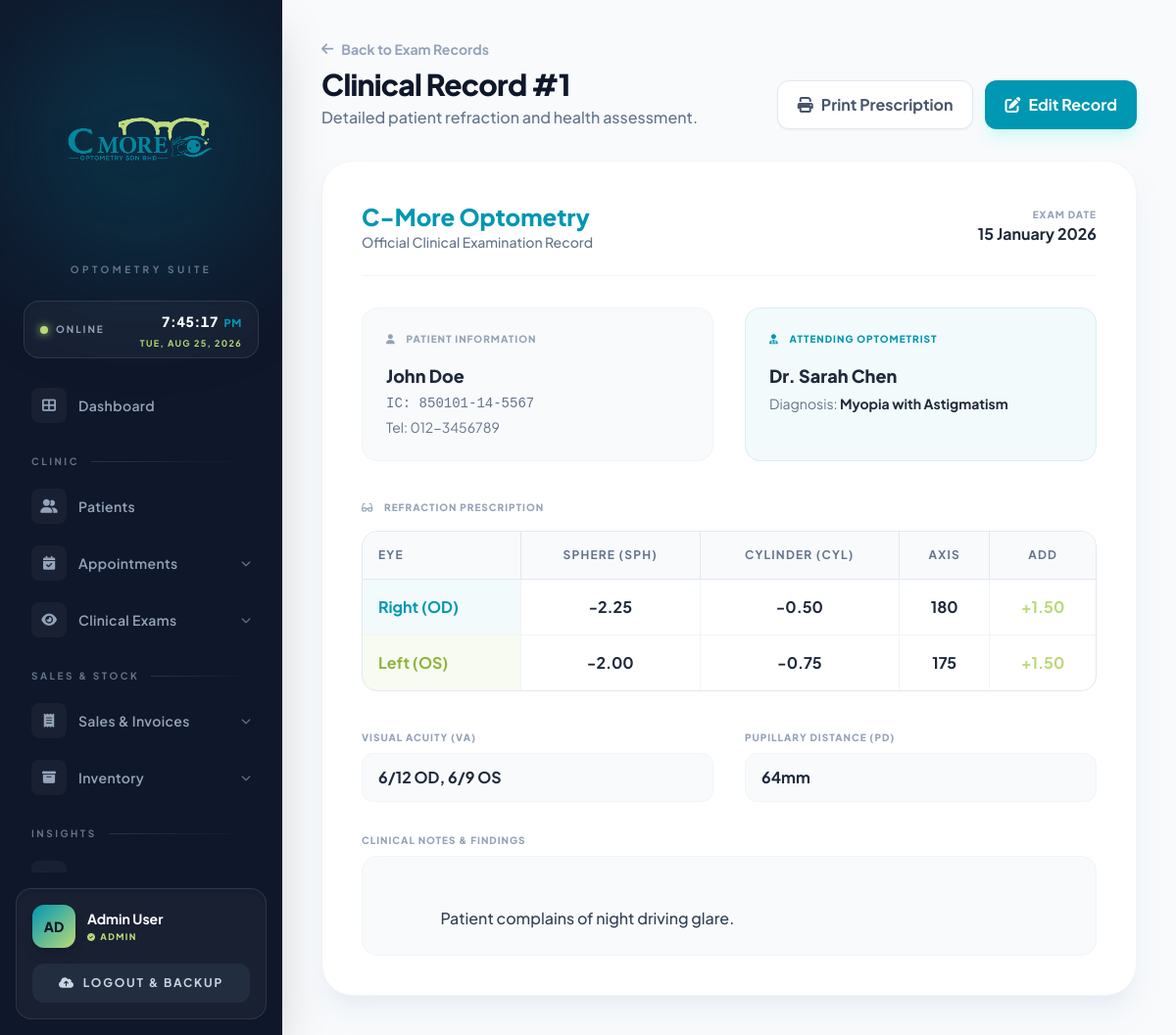
Page /exam_view.php?id=1 (signed in) on the earlier database version.
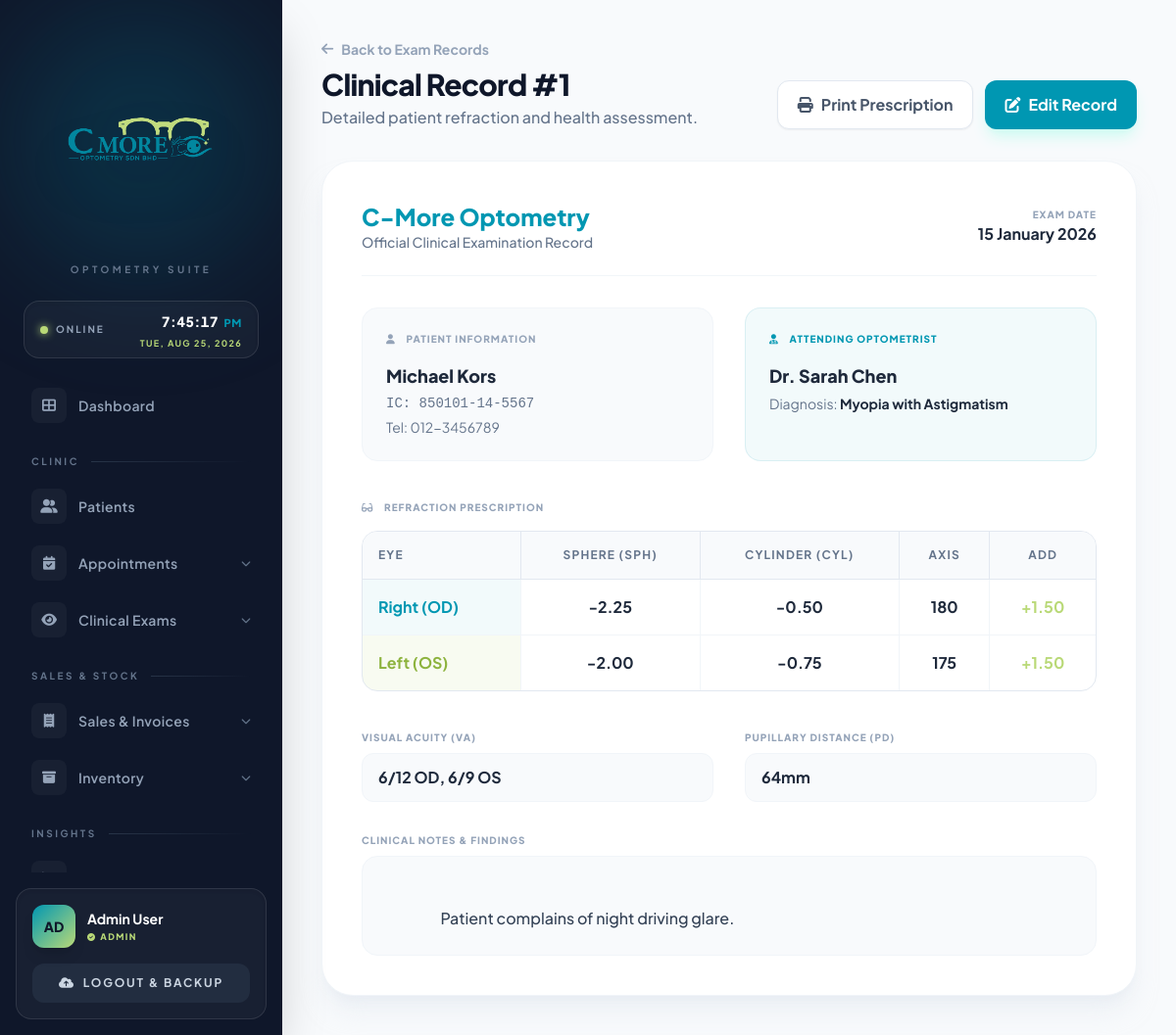
Same page on the later database version.
### tables this page shows
CREATE TABLE `eye_examination` (
  `EXAM_ID` int(11) NOT NULL AUTO_INCREMENT,
  `PATIENT_ID` int(11) NOT NULL,
  `OPTOMETRIST_ID` int(11) NOT NULL,
  `EXAM_DATE` date NOT NULL,
  `VISUAL_ACUITY_RESULTS` text DEFAULT NULL,
  `PRESCRIPTION_RESULT` text DEFAULT NULL,
  `RE_SPH` varchar(10) DEFAULT NULL,
  `RE_CYL` varchar(10) DEFAULT NULL,
  `RE_AXIS` varchar(10) DEFAULT NULL,
  `RE_ADD` varchar(10) DEFAULT NULL,
  `LE_SPH` varchar(10) DEFAULT NULL,
  `LE_CYL` varchar(10) DEFAULT NULL,
  `LE_AXIS` varchar(10) DEFAULT NULL,
  `LE_ADD` varchar(10) DEFAULT NULL,
  `PD` varchar(10) DEFAULT NULL,
  `CLINICAL_NOTES` text DEFAULT NULL,
  PRIMARY KEY (`EXAM_ID`),
  KEY `fk_exam_patient` (`PATIENT_ID`),
  KEY `fk_exam_optom` (`OPTOMETRIST_ID`),
  CONSTRAINT `fk_exam_optom` FOREIGN KEY (`OPTOMETRIST_ID`) REFERENCES `user` (`USER_ID`) ON DELETE CASCADE,
  CONSTRAINT `fk_exam_patient` FOREIGN KEY (`PATIENT_ID`) REFERENCES `patient` (`PATIENT_ID`) ON DELETE CASCADE
);

CREATE TABLE `patient` (
  `PATIENT_ID` int(11) NOT NULL AUTO_INCREMENT,
  `NAME` varchar(100) NOT NULL,
  `IC_NUMBER` varchar(20) DEFAULT NULL,
  `PHONE_NUMBER` varchar(20) DEFAULT NULL,
  `ADDRESS` text DEFAULT NULL,
  `REGISTRATION_DATE` date NOT NULL,
  `CONNECTION_RELATIONSHIP` varchar(100) DEFAULT NULL,
  `FOLLOW_UP_INTERVAL` varchar(50) DEFAULT NULL,
  `COMPLAINTS` text DEFAULT NULL,
  PRIMARY KEY (`PATIENT_ID`),
  UNIQUE KEY `IC_NUMBER` (`IC_NUMBER`)
);

CREATE TABLE `user` (
  `USER_ID` int(11) NOT NULL AUTO_INCREMENT,
  `NAME` varchar(100) NOT NULL,
  `EMAIL` varchar(100) NOT NULL,
  `PASSWORD` varchar(255) NOT NULL,
  `ROLE` varchar(50) NOT NULL,
  `FIRST_LOGIN_OTP` tinyint(1) DEFAULT 1,
  PRIMARY KEY (`USER_ID`),
  UNIQUE KEY `EMAIL` (`EMAIL`)
);

### exam_view.php (the view, shortened to what the changed rows need)
<?php
include('config.php');
$exam_id = mysqli_real_escape_string($conn, $_GET['id']);
$query = "SELECT e.*, p.NAME as PATIENT_NAME, p.IC_NUMBER, p.PHONE_NUMBER, u.NAME as OPTOMETRIST_NAME
          FROM eye_examination e
          JOIN patient p ON e.PATIENT_ID = p.PATIENT_ID
          JOIN user u ON e.OPTOMETRIST_ID = u.USER_ID
          WHERE e.EXAM_ID = '$exam_id'";
$result = mysqli_query($conn, $query);
$exam = mysqli_fetch_assoc($result);
?>
<!DOCTYPE html>
<html lang="en">
<head>
    <script src="https://cdn.tailwindcss.com"></script>
    <link rel="stylesheet" href="https://cdnjs.cloudflare.com/ajax/libs/font-awesome/6.0.0/css/all.min.css">
</head>
<body class="bg-[#f8fafc] text-slate-900 flex h-screen overflow-hidden">
    <?php include('sidebar.php'); ?>
    <main class="flex-1 ml-72 h-screen overflow-y-auto p-10 custom-scrollbar">
        <div class="mb-8 flex justify-between items-end no-print">
            <div>
                <a href="exam.php" class="text-sm font-bold text-slate-400 hover:text-[#0097B2] transition flex items-center mb-2">
                    <i class="fa-solid fa-arrow-left mr-2"></i> Back to Exam Records
                </a>
                <h1 class="text-3xl font-black tracking-tight text-slate-900">Clinical Record #<?php echo $exam['EXAM_ID']; ?></h1>
                <p class="text-slate-500 font-medium mt-1">Detailed patient refraction and health assessment.</p>
            </div>
        </div>
        <div class="bg-white p-10 rounded-[2rem] shadow-xl shadow-slate-200/50 border border-slate-100">
            <div class="border-b border-slate-100 pb-6 mb-8 flex justify-between items-center">
                <div>
                    <h2 class="text-2xl font-black text-[#0097B2]">C-More Optometry</h2>
                </div>
                <div class="text-right">
                    <p class="text-[10px] uppercase tracking-widest font-black text-slate-400">Exam Date</p>
                    <p class="font-bold text-slate-800"><?php echo date('d F Y', strtotime($exam['EXAM_DATE'])); ?></p>
                </div>
            </div>
            <div class="grid grid-cols-2 gap-8 mb-10">
                <div class="bg-slate-50 p-6 rounded-2xl border border-slate-100">
                    <p class="text-[10px] uppercase tracking-widest font-black text-slate-400 mb-4"><i class="fa-solid fa-user mr-2"></i> Patient Information</p>
                    <p class="text-lg font-black text-slate-800"><?php echo htmlspecialchars($exam['PATIENT_NAME']); ?></p>
                    <p class="text-sm text-slate-500 font-mono mt-1">IC: <?php echo htmlspecialchars($exam['IC_NUMBER']); ?></p>
                    <p class="text-sm text-slate-500 mt-1">Tel: <?php echo htmlspecialchars($exam['PHONE_NUMBER'] ?? 'N/A'); ?></p>
                </div>
                <div class="bg-[#0097B2]/5 p-6 rounded-2xl border border-[#0097B2]/10">
                    <p class="text-[10px] uppercase tracking-widest font-black text-[#0097B2] mb-4"><i class="fa-solid fa-user-doctor mr-2"></i> Attending Optometrist</p>
                    <p class="text-lg font-black text-slate-800"><?php echo htmlspecialchars($exam['OPTOMETRIST_NAME']); ?></p>
                    <p class="text-sm text-slate-500 mt-1">Diagnosis: <span class="font-bold text-slate-800"><?php echo htmlspecialchars($exam['PRESCRIPTION_RESULT'] ?? 'None'); ?></span></p>
                </div>
            </div>
            <div class="mb-10">
                <div class="overflow-hidden rounded-2xl border border-slate-200">
                    <table class="w-full text-center">
                        <thead class="bg-slate-50 border-b border-slate-200 text-xs uppercase tracking-widest text-slate-500 font-black">
                            <tr>
                                <th class="p-4 border-r border-slate-200 text-left">Eye</th>
                                <th class="p-4 border-r border-slate-200">Sphere (SPH)</th>
                                <th class="p-4 border-r border-slate-200">Cylinder (CYL)</th>
                                <th class="p-4 border-r border-slate-200">Axis</th>
                                <th class="p-4">ADD</th>
                            </tr>
                        </thead>
                        <tbody class="font-bold text-slate-800">
                            <tr class="border-b border-slate-100">
                                <td class="p-4 border-r border-slate-100 text-left bg-[#0097B2]/5 text-[#0097B2]">Right (OD)</td>
                                <td class="p-4 border-r border-slate-100"><?php echo htmlspecialchars($exam['RE_SPH'] ?: '-'); ?></td>
                                <td class="p-4 border-r border-slate-100"><?php echo htmlspecialchars($exam['RE_CYL'] ?: '-'); ?></td>
                                <td class="p-4 border-r border-slate-100"><?php echo htmlspecialchars($exam['RE_AXIS'] ?: '-'); ?></td>
                                <td class="p-4 text-[#B9D977]"><?php echo htmlspecialchars($exam['RE_ADD'] ?: '-'); ?></td>
                            </tr>
                            <tr>
                                <td class="p-4 border-r border-slate-100 text-left bg-[#B9D977]/10 text-[#8db33e]">Left (OS)</td>
                                <td class="p-4 border-r border-slate-100"><?php echo htmlspecialchars($exam['LE_SPH'] ?: '-'); ?></td>
                                <td class="p-4 border-r border-slate-100"><?php echo htmlspecialchars($exam['LE_CYL'] ?: '-'); ?></td>
                                <td class="p-4 border-r border-slate-100"><?php echo htmlspecialchars($exam['LE_AXIS'] ?: '-'); ?></td>
                                <td class="p-4 text-[#B9D977]"><?php echo htmlspecialchars($exam['LE_ADD'] ?: '-'); ?></td>
                            </tr>
                        </tbody>
                    </table>
                </div>
            </div>
            <div class="grid grid-cols-2 gap-8 mb-8">
                <div>
                    <p class="text-[10px] uppercase tracking-widest font-black text-slate-400 mb-2">Visual Acuity (VA)</p>
                    <p class="font-bold text-slate-800 bg-slate-50 px-4 py-3 rounded-xl border border-slate-100"><?php echo htmlspecialchars($exam['VISUAL_ACUITY_RESULTS'] ?: 'N/A'); ?></p>
                </div>
                <div>
                    <p class="text-[10px] uppercase tracking-widest font-black text-slate-400 mb-2">Pupillary Distance (PD)</p>
                    <p class="font-bold text-slate-800 bg-slate-50 px-4 py-3 rounded-xl border border-slate-100"><?php echo htmlspecialchars($exam['PD'] ?: 'N/A'); ?></p>
                </div>
            </div>
            <div>
                <p class="text-[10px] uppercase tracking-widest font-black text-slate-400 mb-2">Clinical Notes & Findings</p>
                <div class="bg-slate-50 p-6 rounded-2xl border border-slate-100 text-slate-700 font-medium whitespace-pre-wrap leading-relaxed">
                    <?php echo htmlspecialchars($exam['CLINICAL_NOTES'] ?: 'No additional notes provided.'); ?>
                </div>
            </div>
        </div>
    </main>
</body>
</html>

Differences in the rows shown:
changed through a linked row, eye_examination "6/12 OD, 6/9 OS": PATIENT_ID.NAME "John Doe" → "Michael Kors"
